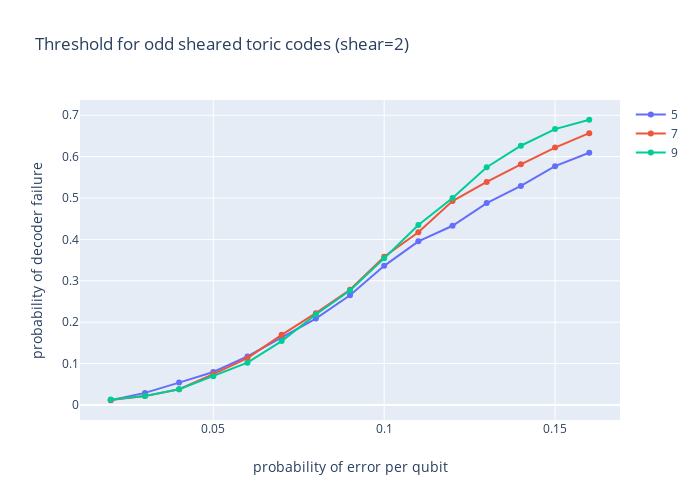

The notebook cell this image was saved under:
### Code cell
x = list(np.arange(0.02, 0.16, 0.01))
y = {(5, 2): [0.0114, 0.0292, 0.054, 0.0796, 0.1174, 0.163, 0.2088, 0.265, 0.3362, 0.3954, 0.433, 0.4878, 0.5294, 0.577, 0.6094], (7, 2): [0.0118, 0.0214, 0.038, 0.0746, 0.1134, 0.1694, 0.2218, 0.2784, 0.3584, 0.4174, 0.4926, 0.539, 0.5816, 0.622, 0.6568], (9, 2): [0.013, 0.0218, 0.038, 0.0694, 0.1022, 0.1544, 0.2186, 0.2764, 0.3544, 0.435, 0.5, 0.5746, 0.6264, 0.6666, 0.6892]}
plot_plotly_both(x, y, [5, 7, 9], [2], 'Threshold for odd sheared toric codes (shear=2)')
